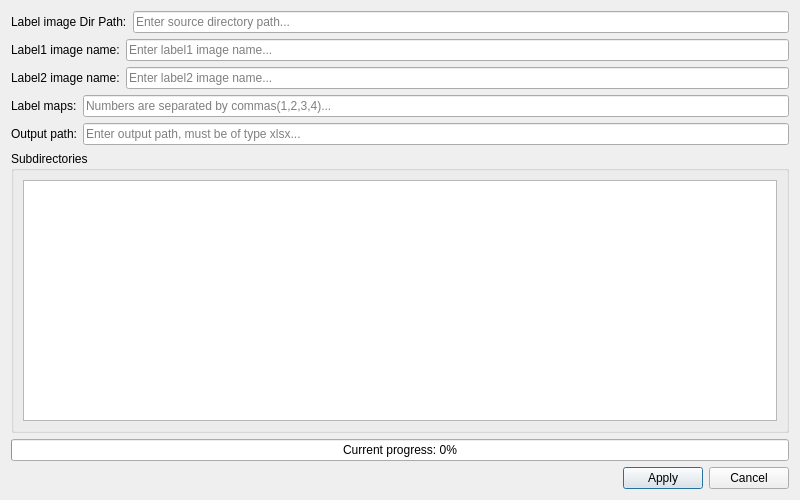
  <widget class="QDialog" name="dialog4">
    <property name="geometry">
        <rect>
            <x>0</x>
            <y>0</y>
            <width>800</width>
            <height>500</height>
        </rect>
    </property>
    <property name="windowTitle">
        <string>Dice Calculate</string>
    </property>
    <property name="modal">
        <bool>true</bool>
    </property>
    <layout class="QVBoxLayout" name="verticalLayout_dialog4">
        <!-- 第一行：路径输入1 -->
        <item>
            <layout class="QHBoxLayout" name="horizontalLayout_path467">
                <item>
                    <widget class="QLabel" name="label_path4671">
                        <property name="text">
                            <string>Label image Dir Path:</string>
                        </property>
                    </widget>
                </item>
                <item>
                    <widget class="QLineEdit" name="lineEdit_4_1">
                        <property name="placeholderText">
                            <string>Enter source directory path...</string>
                        </property>
                        <property name="minimumWidth">
                            <number>200</number>
                        </property>
                        <property name="maximumWidth">
                            <number>600</number>
                        </property>
                    </widget>
                </item>
            </layout>
        </item>
        
        <!-- 第二行：label1文件名 -->
        <item>
            <layout class="QHBoxLayout" name="horizontalLayout_path432">
                <item>
                    <widget class="QLabel" name="label_path4321">
                        <property name="text">
                            <string>Label1 image name:</string>
                        </property>
                    </widget>
                </item>
                <item>
                    <widget class="QLineEdit" name="lineEdit_4_2">
                        <property name="placeholderText">
                            <string>Enter label1 image name...</string>
                        </property>
                        <property name="minimumWidth">
                            <number>200</number>
                        </property>
                        <property name="maximumWidth">
                            <number>600</number>
                        </property>
                    </widget>
                </item>
            </layout>
        </item>

        <!-- 第三行：label2文件名 -->
        <item>
            <layout class="QHBoxLayout" name="horizontalLayout_path452">
                <item>
                    <widget class="QLabel" name="label_path472">
                        <property name="text">
                            <string>Label2 image name:</string>
                        </property>
                    </widget>
                </item>
                <item>
                    <widget class="QLineEdit" name="lineEdit_4_3">
                        <property name="placeholderText">
                            <string>Enter label2 image name...</string>
                        </property>
                        <property name="minimumWidth">
                            <number>200</number>
                        </property>
                        <property name="maximumWidth">
                            <number>600</number>
                        </property>
                    </widget>
                </item>
            </layout>
        </item>

        <!-- 第四行：标签值列表 -->
        <item>
            <layout class="QHBoxLayout" name="horizontalLayout_path45211">
                <item>
                    <widget class="QLabel" name="label_path47211">
                        <property name="text">
                            <string>Label maps:</string>
                        </property>
                    </widget>
                </item>
                <item>
                    <widget class="QLineEdit" name="lineEdit_4_4">
                        <property name="placeholderText">
                            <string>Numbers are separated by commas(1,2,3,4)...</string>
                        </property>
                        <property name="minimumWidth">
                            <number>200</number>
                        </property>
                        <property name="maximumWidth">
                            <number>600</number>
                        </property>
                    </widget>
                </item>
            </layout>
        </item>

        <!-- 第五行：输出的文件名 -->
        <item>
            <layout class="QHBoxLayout" name="horizontalLayout_path776">
                <item>
                    <widget class="QLabel" name="label_path776">
                        <property name="text">
                            <string>Output path:</string>
                        </property>
                    </widget>
                </item>
                <item>
                    <widget class="QLineEdit" name="lineEdit_4_5">
                        <property name="placeholderText">
                            <string>Enter output path, must be of type xlsx...</string>
                        </property>
                        <property name="minimumWidth">
                            <number>200</number>
                        </property>
                        <property name="maximumWidth">
                            <number>600</number>
                        </property>
                    </widget>
                </item>
            </layout>
        </item>
        
        <!-- 第六行：带滚动条的显示框 -->
        <item>
            <widget class="QGroupBox" name="groupBox_display4">
                <property name="title">
                    <string>Subdirectories</string>
                </property>
                <layout class="QVBoxLayout" name="verticalLayout_display4">
                    <item>
                        <widget class="QTextEdit" name="textEdit_display4">
                            <property name="readOnly">
                                <bool>true</bool>
                            </property>
                            <property name="lineWrapMode">
                                <enum>QTextEdit::NoWrap</enum>
                            </property>
                        </widget>
                    </item>
                </layout>
            </widget>
        </item>

        <!-- 第七行：进度条 -->
        <item>
            <widget class="QProgressBar" name="progressBar4">
                <property name="minimum">
                <number>0</number>
                </property>
                <property name="maximum">
                <number>100</number>
                </property>
                <property name="value">
                <number>0</number>
                </property>
                <property name="textVisible">
                <bool>true</bool>
                </property>
                <property name="format">
                <string>Current progress: %p%</string>
                </property>
            </widget>
        </item>
        
        <!-- 第八行：按钮 -->
        <item>
            <layout class="QHBoxLayout" name="horizontalLayout_buttons4">
                <item>
                    <spacer name="horizontalSpacer4">
                        <property name="orientation">
                            <enum>Qt::Horizontal</enum>
                        </property>
                        <property name="sizeHint" stdset="0">
                            <size>
                                <width>40</width>
                                <height>20</height>
                            </size>
                        </property>
                    </spacer>
                </item>
                <item>
                    <widget class="QPushButton" name="applyButton4">
                        <property name="text">
                            <string>Apply</string>
                        </property>
                    </widget>
                </item>
                <item>
                    <widget class="QPushButton" name="cancelButton4">
                        <property name="text">
                            <string>Cancel</string>
                        </property>
                    </widget>
                </item>
            </layout>
        </item>
    </layout>
  </widget>
